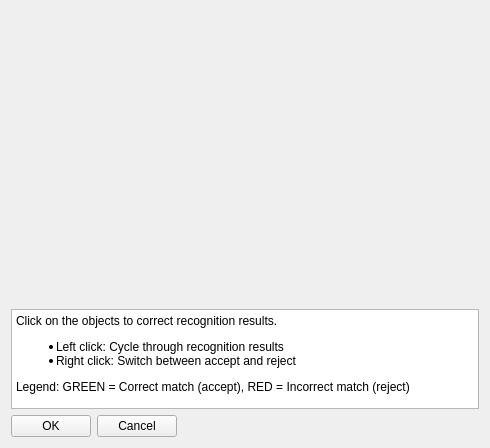
<?xml version="1.0" encoding="UTF-8"?>
<ui version="4.0">
 <class>ObjectRecognitionFrame</class>
 <widget class="QWidget" name="ObjectRecognitionFrame">
  <property name="geometry">
   <rect>
    <x>0</x>
    <y>0</y>
    <width>486</width>
    <height>448</height>
   </rect>
  </property>
  <property name="sizePolicy">
   <sizepolicy hsizetype="Preferred" vsizetype="Preferred">
    <horstretch>0</horstretch>
    <verstretch>0</verstretch>
   </sizepolicy>
  </property>
  <property name="windowTitle">
   <string>ObjectRecognitionFrame</string>
  </property>
  <layout class="QVBoxLayout" name="verticalLayout">
   <item>
    <widget class="object_recognition_gui::MouseEventSignallingRenderPanel" name="render_panel_" native="true">
     <property name="sizePolicy">
      <sizepolicy hsizetype="Preferred" vsizetype="Preferred">
       <horstretch>0</horstretch>
       <verstretch>100</verstretch>
      </sizepolicy>
     </property>
    </widget>
   </item>
   <item>
    <widget class="QTextBrowser" name="help_text_view_">
     <property name="sizePolicy">
      <sizepolicy hsizetype="Preferred" vsizetype="Fixed">
       <horstretch>0</horstretch>
       <verstretch>1</verstretch>
      </sizepolicy>
     </property>
     <property name="minimumSize">
      <size>
       <width>468</width>
       <height>100</height>
      </size>
     </property>
     <property name="html">
      <string>&lt;!DOCTYPE HTML PUBLIC &quot;-//W3C//DTD HTML 4.0//EN&quot; &quot;http://www.w3.org/TR/REC-html40/strict.dtd&quot;&gt;
&lt;html&gt;&lt;head&gt;&lt;meta name=&quot;qrichtext&quot; content=&quot;1&quot; /&gt;&lt;style type=&quot;text/css&quot;&gt;
p, li { white-space: pre-wrap; }
&lt;/style&gt;&lt;/head&gt;&lt;body style=&quot; font-family:'Sans Serif'; font-size:9pt; font-weight:400; font-style:normal;&quot;&gt;
&lt;table border=&quot;0&quot; style=&quot;-qt-table-type: root; margin-top:4px; margin-bottom:4px; margin-left:4px; margin-right:4px;&quot;&gt;
&lt;tr&gt;
&lt;td style=&quot;border: none;&quot;&gt;
&lt;p style=&quot; margin-top:0px; margin-bottom:0px; margin-left:0px; margin-right:0px; -qt-block-indent:0; text-indent:0px;&quot;&gt;Click on the objects to correct recognition results. &lt;/p&gt;
&lt;ul style=&quot;margin-top: 0px; margin-bottom: 0px; margin-left: 0px; margin-right: 0px; -qt-list-indent: 1;&quot;&gt;&lt;li style=&quot; margin-top:12px; margin-bottom:0px; margin-left:0px; margin-right:0px; -qt-block-indent:0; text-indent:0px;&quot;&gt;Left click: Cycle through recognition results &lt;/li&gt;
&lt;li style=&quot; margin-top:0px; margin-bottom:12px; margin-left:0px; margin-right:0px; -qt-block-indent:0; text-indent:0px;&quot;&gt;Right click: Switch between accept and reject &lt;/li&gt;&lt;/ul&gt;
&lt;p style=&quot; margin-top:12px; margin-bottom:12px; margin-left:0px; margin-right:0px; -qt-block-indent:0; text-indent:0px;&quot;&gt;Legend: GREEN = Correct match (accept), RED = Incorrect match (reject) &lt;/p&gt;&lt;/td&gt;&lt;/tr&gt;&lt;/table&gt;&lt;/body&gt;&lt;/html&gt;</string>
     </property>
    </widget>
   </item>
   <item>
    <layout class="QHBoxLayout" name="horizontalLayout">
     <item>
      <widget class="QPushButton" name="ok">
       <property name="text">
        <string>OK</string>
       </property>
      </widget>
     </item>
     <item>
      <widget class="QPushButton" name="cancel">
       <property name="text">
        <string>Cancel</string>
       </property>
      </widget>
     </item>
     <item>
      <spacer name="horizontalSpacer">
       <property name="orientation">
        <enum>Qt::Horizontal</enum>
       </property>
       <property name="sizeHint" stdset="0">
        <size>
         <width>40</width>
         <height>20</height>
        </size>
       </property>
      </spacer>
     </item>
    </layout>
   </item>
  </layout>
 </widget>
 <layoutdefault spacing="6" margin="11"/>
 <customwidgets>
  <customwidget>
   <class>object_recognition_gui::MouseEventSignallingRenderPanel</class>
   <extends>QWidget</extends>
   <header>object_recognition_gui/mouse_event_signalling_render_panel.h</header>
   <container>1</container>
  </customwidget>
 </customwidgets>
 <resources/>
 <connections/>
</ui>
